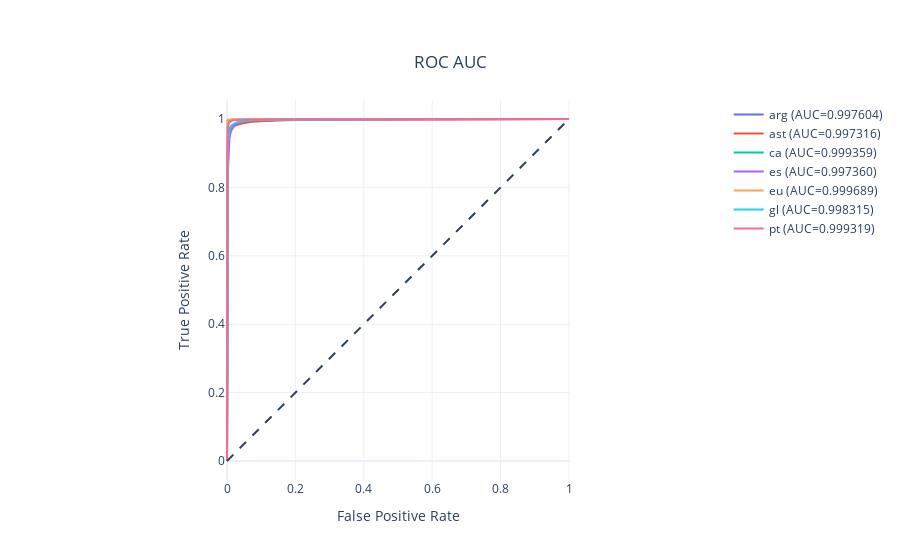

The notebook cell this image was saved under:
### Code cell
# Interactive visualization of ROC AUC
y_scores = pipe.predict_proba(X_test)
# One hot encode the labels in order to plot them
y_onehot = pd.get_dummies(y_test, columns=classes)
fig = go.Figure()
fig.add_shape(type='line', line=dict(dash='dash'), x0=0, x1=1, y0=0, y1=1)
# Iteratively adding new line for each class
for i in range(y_scores.shape[1]):
    y_true = y_onehot.iloc[:, i]
    y_score = y_scores[:, i]
    fpr, tpr, _ = roc_curve(y_true, y_score)
    auc_score = roc_auc_score(y_true, y_score)
    name = f"{y_onehot.columns[i]} (AUC={auc_score:.6f})"
    fig.add_trace(go.Scatter(x=fpr, y=tpr, name=name, mode='lines'))
fig.update_layout(
    title=dict(text='ROC AUC', y=0.9, x=0.5, xanchor='center', yanchor='top'),
    xaxis_title='False Positive Rate', yaxis_title='True Positive Rate',
    yaxis=dict(scaleanchor="x", scaleratio=1), xaxis=dict(constrain='domain'),
    template='plotly_white' # Setting plotly style
    )
fig.show()

### Figure 1 — Plotly figure (JSON) as saved in the notebook; plotly's stock layout.template omitted (floating-point values rounded to 4 significant figures; data arrays with more than 128 entries replaced by an {"elided": "..."} marker saying what was removed)
{"data": [{"mode": "lines", "name": "arg (AUC=0.997604)", "type": "scatter", "x": {"elided": "2000 float values"}, "y": {"elided": "2000 float values"}}, {"mode": "lines", "name": "ast (AUC=0.997316)", "type": "scatter", "x": {"elided": "2254 float values"}, "y": {"elided": "2254 float values"}}, {"mode": "lines", "name": "ca (AUC=0.999359)", "type": "scatter", "x": {"elided": "1052 float values"}, "y": {"elided": "1052 float values"}}, {"mode": "lines", "name": "es (AUC=0.997360)", "type": "scatter", "x": {"elided": "2794 float values"}, "y": {"elided": "2794 float values"}}, {"mode": "lines", "name": "eu (AUC=0.999689)", "type": "scatter", "x": {"elided": "809 float values"}, "y": {"elided": "809 float values"}}, {"mode": "lines", "name": "gl (AUC=0.998315)", "type": "scatter", "x": {"elided": "2226 float values"}, "y": {"elided": "2226 float values"}}, {"mode": "lines", "name": "pt (AUC=0.999319)", "type": "scatter", "x": {"elided": "1471 float values"}, "y": {"elided": "1471 float values"}}], "layout": {"shapes": [{"line": {"dash": "dash"}, "type": "line", "x0": 0, "x1": 1, "y0": 0, "y1": 1}], "title": {"text": "ROC AUC", "x": 0.5, "xanchor": "center", "y": 0.9, "yanchor": "top"}, "xaxis": {"constrain": "domain", "title": {"text": "False Positive Rate"}}, "yaxis": {"scaleanchor": "x", "scaleratio": 1, "title": {"text": "True Positive Rate"}}}}
